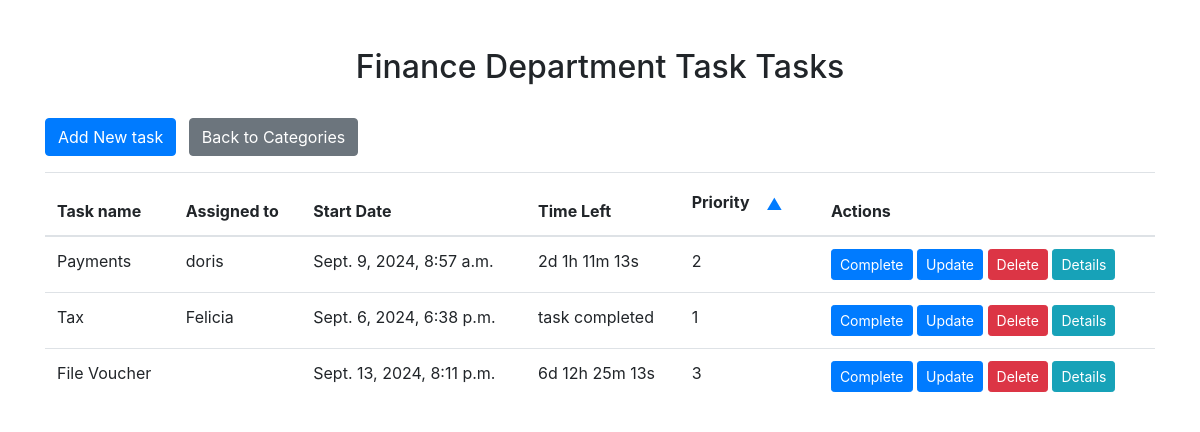
Screenshot of /categories/1/ (signed in) with the database file from the repository.
### tmsapp/models.py (models this page shows)
class Category(models.Model):
    name = models.CharField(max_length=100)

class Task(models.Model):
    name = models.CharField(max_length=100)
    category = models.ForeignKey(Category, on_delete=models.CASCADE)
    assigned_to = models.ForeignKey(User, on_delete=models.CASCADE, blank=False, related_name='tasks')
    start_date = models.DateTimeField()
    end_date = models.DateTimeField()
    priority = models.IntegerField(default=1)
    description = models.TextField(default='')
    location = models.CharField(max_length=255, default='')
    organizer = models.CharField(max_length=100, default='')
    is_completed = models.BooleanField(default=False)  # New field to track completion

### tmsapp/views.py (the view)
# urls.py: path('categories/<int:category_id>/', views.category_tasks, name='category_tasks'),
@login_required
@admin_required
def category_tasks(request, category_id):
    category = get_object_or_404(Category, pk=category_id)
    tasks = category.task_set.all()
    return render(request, 'tmsapp/category_tasks.html', {'category': category, 'tasks': tasks})

### tmsapp/templates/tmsapp/category_tasks.html (shortened to what this page needs)
<!DOCTYPE html>
<html lang="en">
  <head>
    <link rel="stylesheet" href="https://maxcdn.bootstrapcdn.com/bootstrap/4.5.2/css/bootstrap.min.css" />
  </head>
  <body>
    <div class="container mt-5">
      <h2 class="text-center">{{ category.name }} Tasks</h2>
      <br />
      <div class="mb-3">
        <a href="{% url 'create_task' %}" class="btn btn-primary">Add New task</a>
        <a href="{% url 'category_list' %}" class="btn btn-secondary ml-2">Back to Categories</a>
      </div>
      <table id="taskTable" class="table">
        <thead>
          <tr>
            <th>Task name</th>
            <th>Assigned to</th>
            <th>Start Date</th>
            <th>Time Left</th>
            <th>
              Priority <button class="btn btn-link" onclick="sortByPriority()">&#x25B2;</button>
            </th>
            <th>Actions</th>
          </tr>
        </thead>
        <tbody>
          {% for task in tasks %}
            <tr>
              <td>{{ task.name }}</td>
              <td>{{ task.assigned_to.username }}</td>
              <td>{{ task.start_date }}</td>
              <td>
                <div id="countdown_{{ task.id }}" class="countdown-timer"></div>
              </td>
              <td>{{ task.priority }}</td>
              <td>
                <a href="{% url 'complete_task' task.id %}" class="btn btn-primary btn-sm">Complete</a>
                <a href="{% url 'update_task' task.id %}" class="btn btn-primary btn-sm">Update</a>
                <form method="post" action="{% url 'delete_task' task.id %}" style="display: inline;">
                  <button type="submit" class="btn btn-danger btn-sm">Delete</button>
                </form>
                <button type="button" class="btn btn-info btn-sm" data-toggle="modal" data-target="#taskModal_{{ task.id }}">Details</button>
              </td>
            </tr>
          {% endfor %}
        </tbody>
      </table>
    </div>
  </body>
</html>

### rows the page displays
Category: name "Finance Department Task"
Task: name "Payments", assigned_to.username "doris", start_date "Sept. 9, 2024, 8:57 a.m.", priority "2"
Task: name "Tax", assigned_to.username "Felicia", start_date "Sept. 6, 2024, 6:38 p.m.", priority "1"
Task: name "File Voucher", start_date "Sept. 13, 2024, 8:11 p.m.", priority "3"
